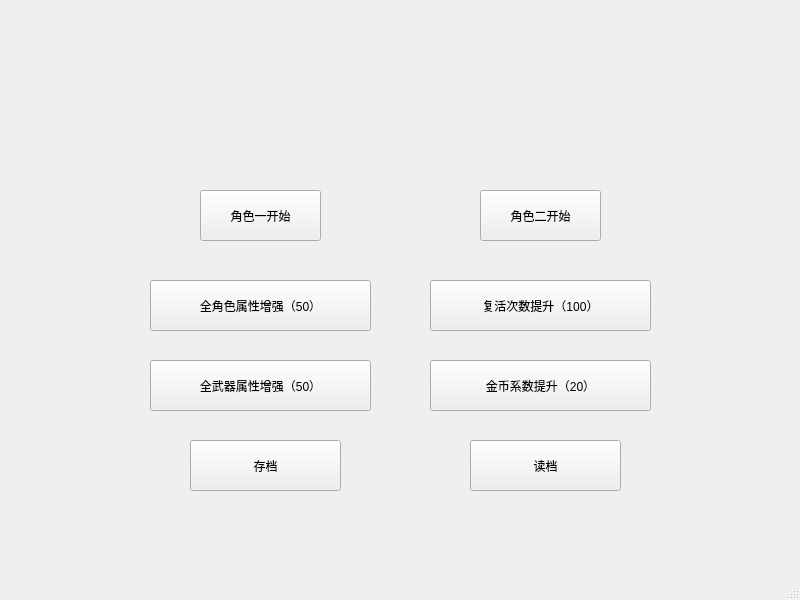
<?xml version="1.0" encoding="UTF-8"?>
<ui version="4.0">
 <class>startWindow</class>
 <widget class="QMainWindow" name="startWindow">
  <property name="geometry">
   <rect>
    <x>0</x>
    <y>0</y>
    <width>800</width>
    <height>600</height>
   </rect>
  </property>
  <property name="windowTitle">
   <string>startWindow</string>
  </property>
  <widget class="QWidget" name="centralwidget">
   <widget class="QPushButton" name="button1">
    <property name="geometry">
     <rect>
      <x>200</x>
      <y>190</y>
      <width>121</width>
      <height>51</height>
     </rect>
    </property>
    <property name="text">
     <string>角色一开始</string>
    </property>
   </widget>
   <widget class="QPushButton" name="button2">
    <property name="geometry">
     <rect>
      <x>480</x>
      <y>190</y>
      <width>121</width>
      <height>51</height>
     </rect>
    </property>
    <property name="text">
     <string>角色二开始</string>
    </property>
   </widget>
   <widget class="QPushButton" name="button3">
    <property name="geometry">
     <rect>
      <x>150</x>
      <y>280</y>
      <width>221</width>
      <height>51</height>
     </rect>
    </property>
    <property name="text">
     <string>全角色属性增强（50）</string>
    </property>
   </widget>
   <widget class="QPushButton" name="button4">
    <property name="geometry">
     <rect>
      <x>150</x>
      <y>360</y>
      <width>221</width>
      <height>51</height>
     </rect>
    </property>
    <property name="text">
     <string>全武器属性增强（50）</string>
    </property>
   </widget>
   <widget class="QPushButton" name="button5">
    <property name="geometry">
     <rect>
      <x>430</x>
      <y>360</y>
      <width>221</width>
      <height>51</height>
     </rect>
    </property>
    <property name="text">
     <string>金币系数提升（20）</string>
    </property>
   </widget>
   <widget class="QPushButton" name="button6">
    <property name="geometry">
     <rect>
      <x>430</x>
      <y>280</y>
      <width>221</width>
      <height>51</height>
     </rect>
    </property>
    <property name="text">
     <string>复活次数提升（100）</string>
    </property>
   </widget>
   <widget class="QLabel" name="label">
    <property name="geometry">
     <rect>
      <x>10</x>
      <y>10</y>
      <width>261</width>
      <height>31</height>
     </rect>
    </property>
    <property name="text">
     <string/>
    </property>
   </widget>
   <widget class="QPushButton" name="button7">
    <property name="geometry">
     <rect>
      <x>190</x>
      <y>440</y>
      <width>151</width>
      <height>51</height>
     </rect>
    </property>
    <property name="text">
     <string>存档</string>
    </property>
   </widget>
   <widget class="QPushButton" name="button8">
    <property name="geometry">
     <rect>
      <x>470</x>
      <y>440</y>
      <width>151</width>
      <height>51</height>
     </rect>
    </property>
    <property name="text">
     <string>读档</string>
    </property>
   </widget>
  </widget>
  <widget class="QMenuBar" name="menubar">
   <property name="geometry">
    <rect>
     <x>0</x>
     <y>0</y>
     <width>800</width>
     <height>17</height>
    </rect>
   </property>
  </widget>
  <widget class="QStatusBar" name="statusbar"/>
 </widget>
 <resources/>
 <connections/>
</ui>
